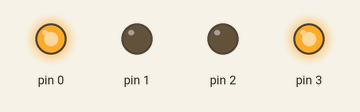
Recording of a sketch running on a simulated Arduino Uno, built with avr-gcc and run on an emulated ATmega328P. Shown: output pins drawn as LEDs (lit = HIGH).

Above: at 0.1 s.
Timing chart, 0 to 1.6 s (numbered marks = the images above):
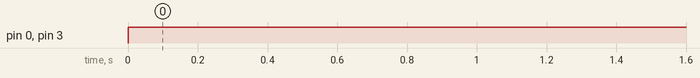

Measured:
- by itself, pin 0, pin 3: LOW → HIGH at 0.00 s

The sketch:

motor_polarity_test_for_tduino.ino
```cpp
void setup()
{
pinMode(0, OUTPUT);
pinMode(1, OUTPUT);
pinMode(2, OUTPUT);
pinMode(3, OUTPUT);
}
void loop()
{
digitalWrite(0, HIGH);
digitalWrite(1, LOW);
digitalWrite(2, LOW);
digitalWrite(3  , HIGH);
}
```
